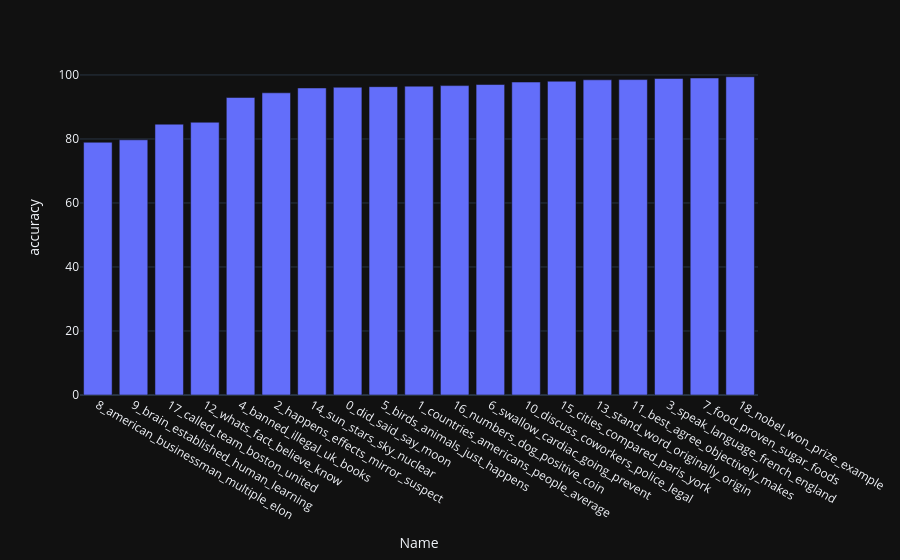

Write notebook code for a chart like this one.
### Code cell
topic_accuracy = (
    df_english[df_english['Topic'] != -1].groupby('Name')['is_correct']
    .mean()
    .mul(100)
    .astype(float)
    .reset_index(name='accuracy')
    .round(2)
    .sort_values(by='accuracy', ascending=True)
)

fig = px.bar(
    topic_accuracy,
    x='Name',
    y='accuracy',
)

fig.show()

### Figure 1 — Plotly figure (JSON) as saved in the notebook; plotly's stock layout.template omitted (floating-point values rounded to 4 significant figures)
{"data": [{"hovertemplate": "Name=%{x}<br>accuracy=%{y}<extra></extra>", "legendgroup": "", "marker": {"color": "#636efa", "pattern": {"shape": ""}}, "name": "", "orientation": "v", "showlegend": false, "textposition": "auto", "type": "bar", "x": ["8_american_businessman_multiple_elon", "9_brain_established_human_learning", "17_called_team_boston_united", "12_whats_fact_believe_know", "4_banned_illegal_uk_books", "2_happens_effects_mirror_suspect", "14_sun_stars_sky_nuclear", "0_did_said_say_moon", "5_birds_animals_just_happens", "1_countries_americans_people_average", "16_numbers_dog_positive_coin", "6_swallow_cardiac_going_prevent", "10_discuss_coworkers_police_legal", "15_cities_compared_paris_york", "13_stand_word_originally_origin", "11_best_agree_objectively_makes", "3_speak_language_french_england", "7_food_proven_sugar_foods", "18_nobel_won_prize_example"], "xaxis": "x", "y": [78.97, 79.74, 84.62, 85.22, 92.97, 94.42, 95.93, 96.16, 96.34, 96.5, 96.67, 97.01, 97.78, 98.04, 98.48, 98.55, 98.89, 99.05, 99.44], "yaxis": "y"}], "layout": {"barmode": "relative", "legend": {"tracegroupgap": 0}, "margin": {"t": 60}, "xaxis": {"anchor": "y", "domain": [0, 1], "title": {"text": "Name"}}, "yaxis": {"anchor": "x", "domain": [0, 1], "title": {"text": "accuracy"}}}}
